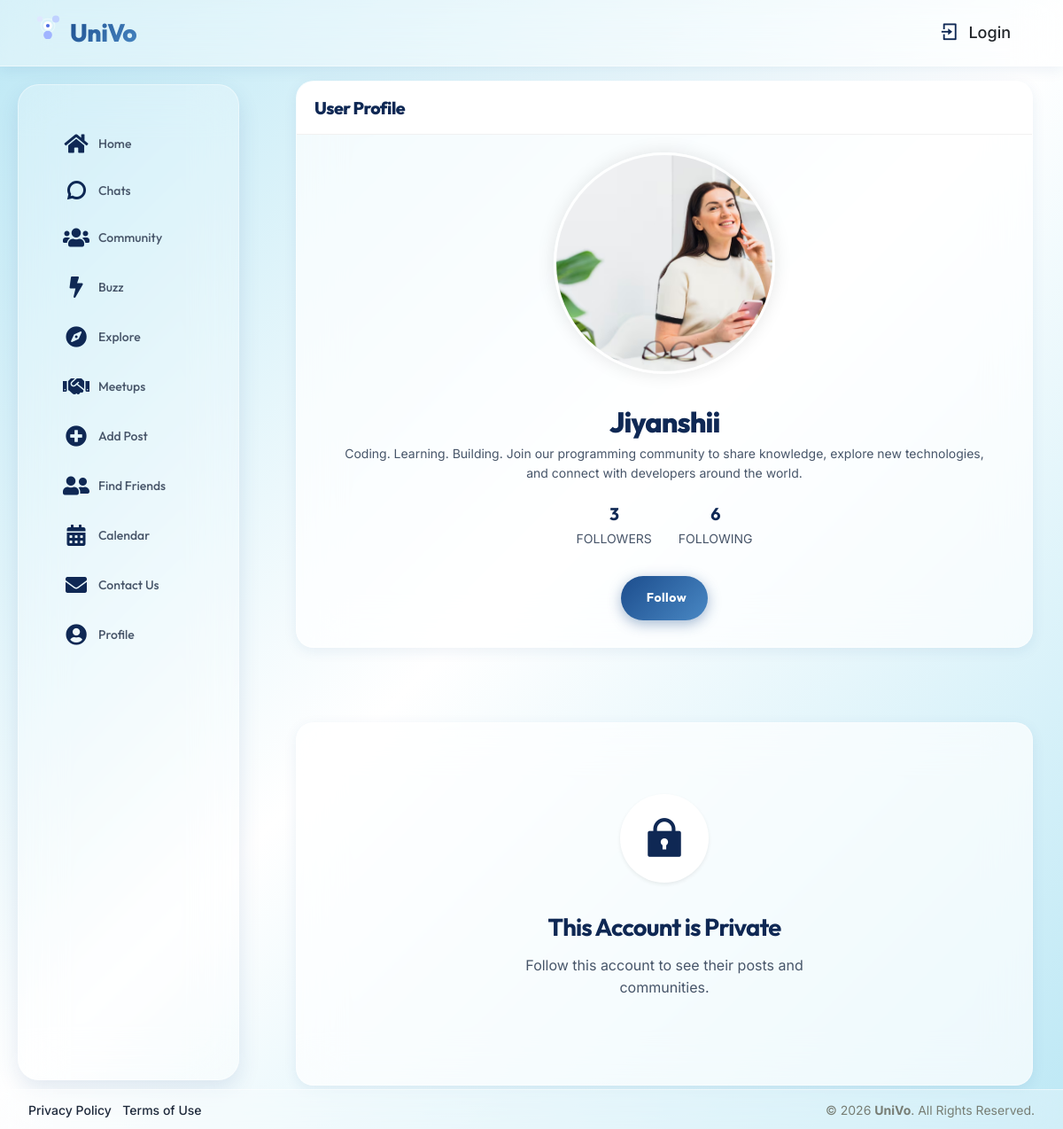
/profile/24/ (signed in), run on the app's committed database.
### user/models.py (models this page shows, shortened)
class user(models.Model):
    userid=models.AutoField(primary_key=True)
    username=models.CharField(max_length=50)
    email=models.CharField(max_length=50)
    password=models.CharField(max_length=50)
    profile=models.ImageField(upload_to="assets/images/user/")
    bio=models.TextField(max_length=1000)
    gender=models.CharField(max_length=10)
    dob=models.DateField(validators=[no_future_date])
    cityid=models.ForeignKey(city,on_delete=models.CASCADE)
    registrationdt=models.DateTimeField(auto_now=True)
    last_checked_chats=models.DateTimeField(null=True, blank=True)
    last_checked_activity=models.DateTimeField(null=True, blank=True)
    last_checked_invites=models.DateTimeField(null=True, blank=True)
    last_seen=models.DateTimeField(null=True, blank=True)
    google_id=models.CharField(max_length=255, null=True, blank=True)  # Google OAuth user ID
    phone=models.CharField(max_length=15, null=True, blank=True)

### user/views.py (the view)
# urls.py: path('profile/<int:target_userid>/', views.user_profile, name='user_profile'),
def user_profile(request, target_userid=None):
    userid = request.session.get('userid')
    if not userid:
        return redirect('signin')
    if target_userid is None:
        target_userid = userid
    user_profile = user.objects.get(pk=target_userid)
    is_following = False
    if userid != target_userid:
        is_following = follow.objects.filter(followerid=userid, userid=user_profile).exists()
    is_own_profile = (userid == target_userid)
    follower_ids = follow.objects.filter(userid=user_profile).values_list('followerid', flat=True)
    follower_users = user.objects.filter(userid__in=follower_ids)
    followers_count = follower_users.count()
    following_user_ids = follow.objects.filter(followerid=target_userid).values_list('userid', flat=True)
    following_users = user.objects.filter(userid__in=following_user_ids)
    following_count = following_users.count()
    full_posts = post.objects.filter(userid=user_profile).order_by('-createddt')
    user_posts = filter_visible_posts(full_posts, userid)
    is_private_account = False
    if not is_own_profile and not is_following:
        if hasattr(user_profile, 'settings') and user_profile.settings.profile_visibility == 'private':
            is_private_account = True
            user_posts = post.objects.none() # Hide all posts
    buzz_posts = user_posts.filter(communityid__isnull=True)
    community_posts = user_posts.filter(communityid__isnull=False)
    user_likes = []
    if userid:
        user_likes = like.objects.filter(userid=userid, postid__in=user_posts).values_list('postid_id', flat=True)
    created_communities = list(community.objects.filter(userid=user_profile))
    joined_community_ids = communitymember.objects.filter(userid=user_profile, status=1).values_list('communityid', flat=True)
    joined_communities = list(community.objects.filter(pk__in=joined_community_ids))
    user_communities = list({c.communityid: c for c in (created_communities + joined_communities)}.values())
    has_pending_request = False
    if not is_own_profile and not is_following:
        has_pending_request = FollowRequest.objects.filter(sender_id=userid, receiver=user_profile, status=0).exists()
    data = {
        'user_profile': user_profile,
        'is_following': is_following,
        'has_pending_request': has_pending_request,
        'is_own_profile': is_own_profile,
        'followers_count': followers_count,
        'following_count': following_count,
        'follower_users': follower_users,
        'following_users': following_users,
        'user_posts': user_posts,
        'buzz_posts': buzz_posts,
        'community_posts': community_posts,
        'user_likes': user_likes,
        'user_communities': user_communities,
        'is_private_account': is_private_account
    }
    return render(request, 'user_profile.html', data)

### user/views.py (called while the page is built)
def filter_visible_posts(queryset, viewer_id):
    if not viewer_id:
        return queryset.filter(
            Q(userid__settings__profile_visibility='public') |
            Q(userid__settings__isnull=True)
        )
    following_ids = list(follow.objects.filter(followerid=viewer_id).values_list('userid_id', flat=True))
    return queryset.filter(
        Q(userid__userid=viewer_id) |                       # My own posts
        Q(userid__settings__profile_visibility='public')|   # Public users
        Q(userid__settings__isnull=True) |                  # Users without settings (default public)
        Q(userid__userid__in=following_ids)                 # Private users I follow
    ).distinct()

### user/templates/user_profile.html (shortened to what this page needs)
{% extends 'base.html' %}
{% load static %}
{% block content %}
<div class="row">
    <div class="col-sm-12">
        <div class="card">
            <div class="card-header d-flex justify-content-between">
                <div class="header-title">
                    <h4 class="card-title">User Profile</h4>
                </div>
            </div>
            <div class="card-body">
                <div class="row">
                    <div class="col-md-12 text-center">
                        {% if user_profile.profile %}
                        <img src="{{ user_profile.profile.url }}" alt="profile-img" class="rounded-circle img-fluid mb-3 shadow" style="width: 250px; height: 250px; object-fit: cover; border: 5px solid #fff;">
                        {% else %}
                        <img src="{% static 'assets/images/user/1.jpg' %}" alt="profile-img" class="rounded-circle img-fluid mb-3 shadow" style="width: 250px; height: 250px; object-fit: cover; border: 5px solid #fff;">
                        {% endif %}
                        <h2 class="mt-2 font-weight-bold">{{ user_profile.username }}</h2>
                        {% if user_profile.bio %}
                            <p class="text-muted fs-6 px-4 mb-3">{{ user_profile.bio }}</p>
                        {% endif %}
                        <div class="d-flex justify-content-center gap-4 mt-3 mb-4">
                            <div class="text-center" {% if not is_private_account or is_own_profile or is_following %}style="cursor: pointer;" data-bs-toggle="modal" data-bs-target="#followersModal"{% endif %}>
                                <h4 class="fw-bold mb-0 text-primary">{{ followers_count }}</h4>
                                <span class="text-muted small text-uppercase">Followers</span>
                            </div>
                            <div class="text-center" {% if not is_private_account or is_own_profile or is_following %}style="cursor: pointer;" data-bs-toggle="modal" data-bs-target="#followingModal"{% endif %}>
                                <h4 class="fw-bold mb-0 text-primary">{{ following_count }}</h4>
                                <span class="text-muted small text-uppercase">Following</span>
                            </div>
                        </div>
                        <div class="d-flex justify-content-center align-items-center gap-3 flex-wrap mt-2 mb-2">
                            {% if not is_own_profile %}
                                <form action="{% url 'toggle_follow' user_profile.userid %}" method="POST" class="d-inline m-0">
                                    {% if is_following %}
                                        <button type="submit" class="btn btn-secondary px-5 rounded-pill fw-bold"><i class="las la-user-minus me-1"></i>Unfollow</button>
                                    {% elif has_pending_request %}
                                        <button type="submit" class="btn btn-warning px-5 rounded-pill fw-bold"><i class="las la-user-clock me-1"></i>Requested</button>
                                    {% else %}
                                        <button type="submit" class="btn btn-primary px-5 rounded-pill fw-bold">Follow</button>
                                    {% endif %}
                                </form>
                            {% endif %}
                        </div>
                    </div>
                </div>
            </div>
        </div>
    </div>
</div>
{% if is_private_account %}
    <div class="row mt-5">
        <div class="col-sm-12">
            <div class="card shadow-none border-0 bg-transparent text-center py-5">
                <div class="card-body">
                    <div class="mb-4">
                        <div class="d-inline-flex align-items-center justify-content-center bg-white shadow-sm rounded-circle" style="width: 100px; height: 100px;">
                            <i class="ri-lock-2-fill text-primary" style="font-size: 50px;"></i>
                        </div>
                    </div>
                    <h3 class="fw-bold mb-2">This Account is Private</h3>
                    <p class="text-muted mx-auto" style="max-width: 400px;">Follow this account to see their posts and communities.</p>
                </div>
            </div>
        </div>
    </div>
{% endif %}
{% endblock %}

### user/static/assets/css/custom_theme.css (style rules this page uses)
:root { --color-dark-navy: rgb(15, 40, 84); --color-med-navy: rgb(28, 77, 141); --color-med-blue: rgb(73, 136, 196); --color-light-cyan: rgb(189, 232, 245); --bs-primary: var(--color-med-navy); --bs-primary-hover: var(--color-dark-navy); --bs-primary-light: rgba(73, 136, 196, 0.15); --bs-secondary: rgba(255, 255, 255, 0.6); --bs-secondary-hover: rgba(255, 255, 255, 0.9); --bs-success: #10B981; --bs-warning: #F59E0B; --bs-danger: #F43F5E; --bs-info: #0EA5E9; --gradient-brand: linear-gradient(135deg, var(--color-med-navy) 0%, var(--color-med-blue) 100%); --gradient-accent: linear-gradient(135deg, var(--color-med-blue) 0%, var(--color-light-cyan) 100%); --bs-body-bg-gradient: linear-gradient(135deg, var(--color-light-cyan) 0%, #ffffff 50%, var(--color-light-cyan) 100%); --bs-surface: rgba(255, 255, 255, 0.7); --bs-surface-glass: rgba(255, 255, 255, 0.6); --bs-border-color: rgba(255, 255, 255, 0.4); --bs-text-main: var(--color-dark-navy); --bs-text-muted: #475569; --bs-text-light: #64748B; --bs-font-sans-serif: 'Inter', system-ui, -apple-system, sans-serif; --bs-font-heading: 'Outfit', system-ui, -apple-system, sans-serif; --shadow-sm: 0 4px 15px rgba(28, 77, 141, 0.08); --shadow-md: 0 10px 25px rgba(28, 77, 141, 0.12); --shadow-lg: 0 20px 40px rgba(28, 77, 141, 0.15); --shadow-hover: 0 15px 35px rgba(73, 136, 196, 0.2); --iq-primary: var(--bs-primary); --iq-light-primary: var(--bs-primary-light); --iq-primary-hover: var(--bs-primary-hover); --iq-secondary: var(--bs-secondary); --iq-body-bg: transparent; --iq-body-text: var(--bs-text-main); }
html, body { height: 100vh !important; overflow: hidden !important; overscroll-behavior: none !important; margin: 0 !important; font-family: var(--bs-font-sans-serif) !important; background: var(--bs-body-bg-gradient) !important; background-attachment: fixed !important; color: var(--bs-text-main) !important; line-height: 1.6; -webkit-font-smoothing: antialiased; -moz-osx-font-smoothing: grayscale; overflow-wrap: break-word; word-wrap: break-word; }
.card, .iq-card { border-radius: 20px !important; border: 1px solid var(--bs-border-color) !important; box-shadow: var(--shadow-sm) !important; background: var(--bs-surface) !important; backdrop-filter: blur(25px) !important; -webkit-backdrop-filter: blur(25px) !important; margin-bottom: 24px !important; transition: all 0.4s cubic-bezier(0.4, 0, 0.2, 1) !important; overflow: hidden; }
h1, h2, h3, h4, h5, h6, .h1, .h2, .h3, .h4, .h5, .h6 { font-family: var(--bs-font-heading) !important; font-weight: 800 !important; color: var(--bs-text-main) !important; letter-spacing: -0.03em; overflow-wrap: break-word; word-wrap: break-word; word-break: break-word; }
p.text-muted, span.text-muted, small.text-muted, .text-muted { color: var(--bs-text-muted) !important; overflow-wrap: break-word; }
.btn { font-family: var(--bs-font-heading) !important; font-weight: 700 !important; letter-spacing: 0.5px; border-radius: 14px !important; padding: 12px 24px !important; transition: all 0.3s cubic-bezier(0.4, 0, 0.2, 1) !important; display: inline-flex; align-items: center; justify-content: center; box-shadow: var(--shadow-sm); }
.btn-primary { background: var(--gradient-brand) !important; border: none !important; color: #fff !important; box-shadow: 0 4px 15px rgba(28, 77, 141, 0.4) !important; }
.rounded-pill { border-radius: 9999px !important; }
.img-fluid.rounded-circle { border: 3px solid rgba(255, 255, 255, 0.8) !important; box-shadow: var(--shadow-sm); }
* { -ms-overflow-style: none !important; scrollbar-width: none !important; }

### data on the page
user: profile (picture), username "Jiyanshii", bio "Coding. Learning. Building. Join our programming community to share knowledge, explore new technologies, and connect with developers around the world."

### other printed values
{{ followers_count }} "3"
{{ following_count }} "6"
